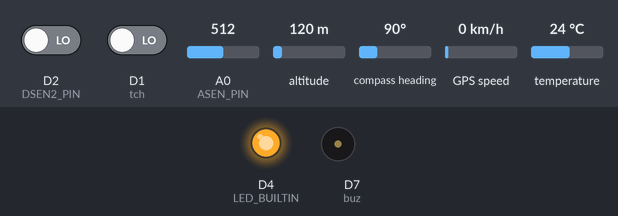
This sketch was run on a simulated ESP8266 (NodeMCU). Shown: output pins drawn as LEDs (lit = HIGH, except the on-board LED, lit = LOW), buzzer (waves = sounding, pin HIGH). Inputs (shaded band) come from the test bench; at power-on: temperature 24 °C, D2 (DSEN2_PIN) LOW, D1 (tch) LOW, A0 (ASEN_PIN) = 512, altitude 120 m, compass heading 90°, GPS speed 0 km/h. WiFi joins after 1.5 s; servers stay silent unless stated; random numbers use the default seed unless the sketch sets one; the GPS gets a fix after 3 s at 37.7749, -122.4194 with 8 satellites; no MQTT or app messages arrive unless stated; what the sketch prints to the serial monitor is not drawn.

Above: at 2.8 s.
2.9 s: temperature set to 40.4 °C
4.9 s: temperature set to 41.4 °C
At 6.1 s:
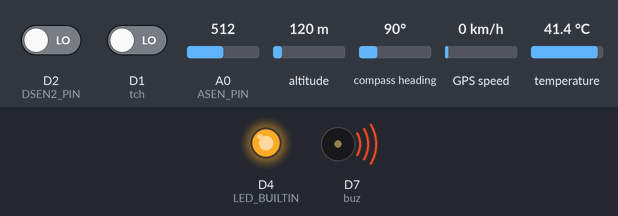
20.5 s: D2 (DSEN2_PIN) driven HIGH and D1 (tch) driven HIGH
28.3 s: temperature set to 40.4 °C
30.4 s: temperature set to 39.4 °C
At 31.3 s:
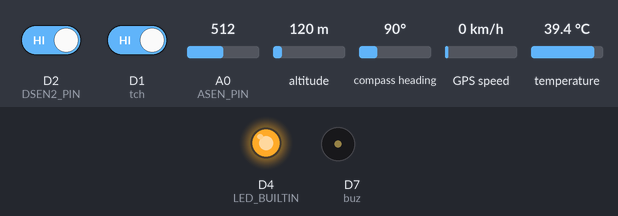
Timing chart, 0 to 36.2 s (numbered marks = the images above; inputs shaded):
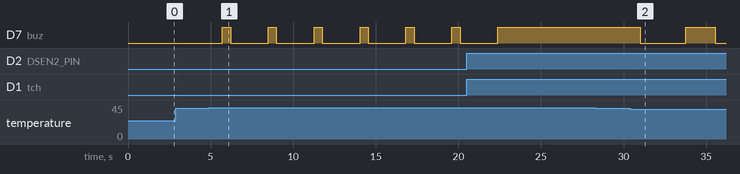

The sketch:

health_edited_wearable_sketch_mar01a.ino
```cpp
#include <ESP8266WiFi.h>
#include <PubSubClient.h>
#include <OneWire.h>
#include <DallasTemperature.h>
#include<SoftwareSerial.h>
#include <TinyGPS.h>
TinyGPS gps;
SoftwareSerial ss(D6, D0);
float flat, flon;
unsigned long age;
#define ASEN_PIN A0//tilt
#define ONE_WIRE_BUS D5 //temperature
#define DSEN2_PIN D2//pulse
#define tch D1//touch
OneWire oneWire(ONE_WIRE_BUS);
DallasTemperature sensors(&oneWire);
#define buz D7
String buf;
String asen;
String dsen1;
String dsen2;
String dsen3;
int asenc;
int dsenc1;
int dsenc2;
int dsenc3;
int t = 0;//heartbeat timer
int tc;//touch sensor variable
int t1;//timer
int tm = 0; //timer flag

// Update these with values suitable for your network.
const char* ssid = "project";
const char* password = "project123";
//const char* mqtt_server = "test.mosquitto.org";
//const char* mqtt_server = "iot.eclipse.org";
const char* mqtt_server = "broker.mqtt-dashboard.com";

WiFiClient espClient;
PubSubClient client(espClient);
long lastMsg = 0;
char msg[50];
int value = 0;

void setup_wifi() {
  delay(100);
  // We start by connecting to a WiFi network
  Serial.print("Connecting to ");
  Serial.println(ssid);
  WiFi.begin(ssid, password);
  while (WiFi.status() != WL_CONNECTED)
  {
    delay(500);
    Serial.print(".");
  }
  randomSeed(micros());
  Serial.println("");
  Serial.println("WiFi connected");
  Serial.println("IP address: ");
  Serial.println(WiFi.localIP());
}
void reconnect() {
  // Loop until we're reconnected
  while (!client.connected())
  {
    Serial.print("Attempting MQTT connection...");
    // Create a random client ID
    String clientId = "wre";
    clientId += String(random(0xffff), HEX);
    // Attempt to connect
    //if you MQTT broker has clientID,username and password
    //please change following line to    if (client.connect(clientId,userName,passWord))
    if (client.connect(clientId.c_str()))
    {
      Serial.println("connected");
      //once connected to MQTT broker, subscribe command if any
    } else {
      Serial.print("failed, rc=");
      Serial.print(client.state());
      Serial.println(" try again in 5 seconds");
      // Wait 5 seconds before retrying
      delay(5000);
    }
  }
} //end reconnect()

void setup() {
  pinMode(LED_BUILTIN, OUTPUT);
  Serial.begin(115200);
  ss.begin(9600);
  setup_wifi();
  client.setServer(mqtt_server, 1883);
  pinMode(ASEN_PIN, INPUT);
  pinMode(DSEN2_PIN, INPUT);
  pinMode(tch, INPUT);
  pinMode(buz, OUTPUT);
  digitalWrite(buz, LOW);
}

void loop() {
  bool newData = false;
  unsigned long chars;
  unsigned short sentences, failed;
  for (unsigned long start = millis(); millis() - start < 1000;)
  {
    while (ss.available())
    {
      char c = ss.read();
      //Serial.write(c); // uncomment this line if you want to see the GPS data flowing      delay(1000);
      if (gps.encode(c))
      {
        newData = true;
      }
    }
  }

  if (newData)
  {
    gps.f_get_position(&flat, &flon, &age);
  }
  //buf = F("lat:");
  buf = String(flat, 6);
  buf += F(",");
  //buf += F("\nlon:");
  buf += String(flon, 6);
  sensors.requestTemperatures();
  if (!client.connected()) {
    reconnect();
  }
  client.loop();
  long now = millis();
  if (now - lastMsg > 1000) {
    lastMsg = now;
    asen = analogRead(ASEN_PIN);
    asenc = analogRead(ASEN_PIN);
    dsen1 = sensors.getTempCByIndex(0);
    dsenc1 = sensors.getTempCByIndex(0);
    dsen2 = digitalRead(DSEN2_PIN);
    dsenc2 = digitalRead(DSEN2_PIN);
    tc = digitalRead(tch);
    char message1[8];
    char message2[4];
    dsen1.toCharArray(message1, 8);
    dsen2.toCharArray(message2, 4);
        client.publish("temm", message1);
    //    client.publish("sen2", message1);
    //    client.publish("sen3", message2);
    //    client.publish("sen4", message3);
    Serial.print("sen2=");
    Serial.println(dsen1);
//    Serial.print("sen3=");
//    Serial.println(dsen2);
    if (dsenc1 > 40)
    {
      Serial.println("TEMPERATURE HIGH");
      digitalWrite(buz, HIGH);
      client.publish("wre2", "TEMPERATURE HIGH/FEVER");
      delay(500);
    }
    if (dsenc1 < 40)
    {
      Serial.println("TEMPERATURE NORMAL");
      digitalWrite(buz, LOW);
      client.publish("wre2", "TEMPERATURE NORMAL");
      delay(500);
    }
    if (dsenc2 == 1)
    {
      t = t + 1;
      Serial.println(t);
    }
    if (t > 15)
    {
      Serial.println("PULSE LOW");
      digitalWrite(buz, HIGH);
      client.publish("wre3", "PULSE LOW");
      delay(500);
    }
    if (dsenc2 == 0)
    {
      t = 0;
      Serial.println("PULSE NORMAL");
      digitalWrite(buz, LOW);
      client.publish("wre3", "PULSE NORMAL");
      delay(500);
    }
    if (tc == 1)
    {
      t1 = 1;
    }
    if (t1 == 1)
    {
      tm = tm + 1;
    }
    if ((tm > 2) && (tc == 1) && (t1 == 1))
    {
      digitalWrite(buz, HIGH);
      Serial.println("EMERGENCY BUTTON PRESSSED");
      client.publish("wre4", "EMERGENCY BUTTON PRESSSED");
      t1 = 0;
      tm = 0;
    }
    if (tc == 0)
    {
      digitalWrite(buz, LOW);
      //Serial.println("NO EMERGENCY");
    }
    if (tm > 12)
    {
      t1 = 0;
      tm = 0;
    }
    if(asenc<40)
{
  Serial.println("USER FELT DOWN");
  client.publish("wre5", "USER FELT DOWN");
}
if(asenc>41)
{
  Serial.println("USER PLANE NORMAL");
  client.publish("wre5", "USER PLANE NORMAL");
}
    char charBuf[50];
    buf.toCharArray(charBuf, 50);
    client.publish("wre1", charBuf);
    Serial.print("LOCATION= ");
    Serial.println(charBuf);
    buf = "";
  }
}
```

Measured:
- the behaviour switches between 40.9 and 41 °C on temperature (found by bisection; images 0 and 1)
- the behaviour switches between 40 and 39.9 °C on temperature (found by bisection; images 1 and 2)
- after the input at 2.9 s, every drawn part: stays the same
- after the input at 4.9 s, D7 (buz): alternates HIGH for 0.50 s and LOW for 2.3 s, starting after 0.81 s
- after the input at 28.3 s, every drawn part: stays the same
- after the input at 30.4 s, D7 (buz): HIGH → LOW after 0.60 s, → HIGH 2.8 s later, → LOW 1.8 s later
